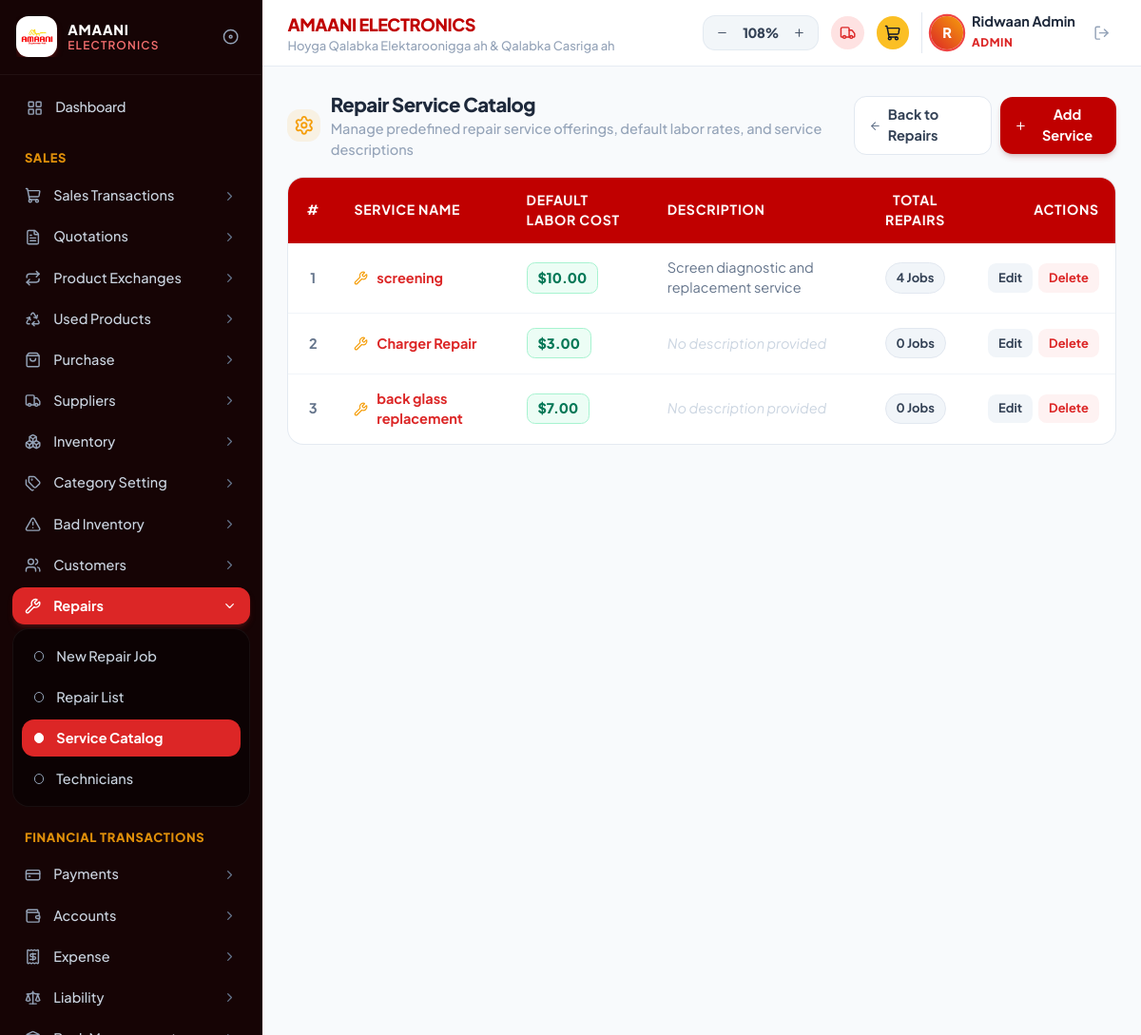
/repair_services.php (signed in), run on the app's committed database.
### tables this page shows
CREATE TABLE `repair_services` (
  `id` int(11) NOT NULL AUTO_INCREMENT,
  `name` varchar(150) NOT NULL,
  `labor_cost` decimal(10,2) DEFAULT 0.00,
  `description` text DEFAULT NULL,
  `created_at` timestamp NULL DEFAULT current_timestamp(),
  PRIMARY KEY (`id`)
);

### repair_services.php (the view, shortened to what this page needs)
<?php
require_once __DIR__ . '/includes/header.php';
require_once __DIR__ . '/includes/sidebar.php';
$query = "
    SELECT s.*,
    (SELECT COUNT(*) FROM repair_jobs j WHERE j.service_id = s.id OR LOWER(j.service_name) = LOWER(s.name)) AS total_repairs
    FROM repair_services s
    ORDER BY s.id ASC
";
$services = $pdo->query($query)->fetchAll(PDO::FETCH_ASSOC);
?>
<main class="flex-1 min-w-0 space-y-4">
    <div class="flex flex-col sm:flex-row sm:items-center sm:justify-between gap-3">
        <div class="flex items-center gap-2.5">
            <div class="w-8 h-8 rounded-xl bg-amber-500/10 text-amber-500 flex items-center justify-center shrink-0">
                <i data-lucide="settings" class="w-5 h-5 text-amber-500"></i>
            </div>
            <div>
                <h1 class="text-lg font-black text-slate-800 tracking-tight">Repair Service Catalog</h1>
                <p class="text-xs text-slate-400 font-medium">Manage predefined repair service offerings, default labor rates, and service descriptions</p>
            </div>
        </div>
        <div class="flex items-center gap-2">
            <a href="repairs.php" class="px-3.5 py-2 rounded-xl border border-slate-200 bg-white hover:bg-slate-50 text-slate-700 font-bold text-xs shadow-xs transition-colors flex items-center gap-1.5">
                <i data-lucide="arrow-left" class="w-3.5 h-3.5 text-slate-500"></i>
                <span>Back to Repairs</span>
            </a>
            <button type="button" onclick="openAddServiceModal()" class="px-3.5 py-2 rounded-xl bg-[#c00000] hover:bg-red-700 text-white font-bold text-xs shadow-md shadow-red-900/20 transition-all flex items-center gap-1.5 cursor-pointer">
                <i data-lucide="plus" class="w-3.5 h-3.5"></i>
                <span>Add Service</span>
            </button>
        </div>
    </div>
    <div class="bg-white rounded-2xl border border-slate-200/90 shadow-xs overflow-hidden">
        <div class="overflow-x-auto">
            <table class="w-full text-left border-collapse text-xs">
                <thead>
                    <tr class="bg-[#c00000] text-white uppercase text-[11px] font-black tracking-wider">
                        <th class="py-3 px-4 w-12 text-center">#</th>
                        <th class="py-3 px-4">Service Name</th>
                        <th class="py-3 px-4">Default Labor Cost</th>
                        <th class="py-3 px-4">Description</th>
                        <th class="py-3 px-4 text-center">Total Repairs</th>
                        <th class="py-3 px-4 text-right">Actions</th>
                    </tr>
                </thead>
                <tbody class="divide-y divide-slate-100">
                    <?php if (empty($services)): ?>
                        <tr>
                            <td colspan="6" class="py-8 text-center text-slate-400 font-medium">
                                Wax adeegyo ah laguma darin weli. Guji "Add Service" si aad mid cusub ugu darto.
                            </td>
                        </tr>
                    <?php else: ?>
                        <?php foreach ($services as $idx => $s): ?>
                            <tr class="hover:bg-slate-50/70 transition-colors">
                                <td class="py-3.5 px-4 text-center font-bold text-slate-500">
                                    <?= $idx + 1 ?>
                                </td>
                                <td class="py-3.5 px-4">
                                    <div class="flex items-center gap-2 font-bold text-red-600">
                                        <i data-lucide="wrench" class="w-3.5 h-3.5 text-amber-500 shrink-0"></i>
                                        <span><?= htmlspecialchars($s['name']) ?></span>
                                    </div>
                                </td>
                                <td class="py-3.5 px-4">
                                    <span class="inline-block px-2.5 py-1 rounded-lg bg-emerald-50 text-emerald-700 font-extrabold text-xs border border-emerald-200">
                                        $<?= number_format($s['labor_cost'], 2) ?>
                                    </span>
                                </td>
                                <td class="py-3.5 px-4 text-slate-500">
                                    <?= !empty($s['description']) ? htmlspecialchars($s['description']) : '<span class="text-slate-300 italic">No description provided</span>' ?>
                                </td>
                                <td class="py-3.5 px-4 text-center">
                                    <span class="inline-block px-2.5 py-1 rounded-full bg-slate-100 text-slate-700 font-bold text-[10px] border border-slate-200">
                                        <?= intval($s['total_repairs']) ?> Jobs
                                    </span>
                                </td>
                                <td class="py-3.5 px-4 text-right">
                                    <div class="flex items-center justify-end gap-1.5">
                                        <button type="button"
                                                onclick="openEditServiceModal(<?= htmlspecialchars(json_encode($s)) ?>)"
                                                class="px-2.5 py-1 rounded-lg bg-slate-100 hover:bg-slate-200 text-slate-700 font-bold text-[10px] transition-colors">
                                            Edit
                                        </button>
                                        <a href="repair_services.php?delete_id=<?= $s['id'] ?>"
                                           onclick="return confirm('Ma hubtaa inaad tirtirto adeeggan?');"
                                           class="px-2.5 py-1 rounded-lg bg-red-50 hover:bg-red-100 text-red-600 font-bold text-[10px] transition-colors">
                                            Delete
                                        </a>
                                    </div>
                                </td>
                            </tr>
                        <?php endforeach; ?>
                    <?php endif; ?>
                </tbody>
            </table>
        </div>
    </div>
</main>
<?php require_once __DIR__ . '/includes/footer.php'; ?>

### includes/header.php (style rules this page uses)
html { font-size: 16px; zoom: 1.08; }
body { font-family: 'Plus Jakarta Sans', sans-serif; font-size: 0.95rem; -webkit-font-smoothing: antialiased; }
.text-\[10px\] { font-size: 12px !important; }
.text-\[11px\] { font-size: 13px !important; }

### data on the page
repair_services: name "screening", labor_cost "10.00", description "Screen diagnostic and replacement service", total_repairs "4"
repair_services: name "Charger Repair", labor_cost "3.00", description "No description provided", total_repairs "0"
repair_services: name "back glass replacement", labor_cost "7.00", description "No description provided", total_repairs "0"

### other printed values
$userInitial "R"
$userName "Ridwaan Admin"
$userRole "ADMIN"
